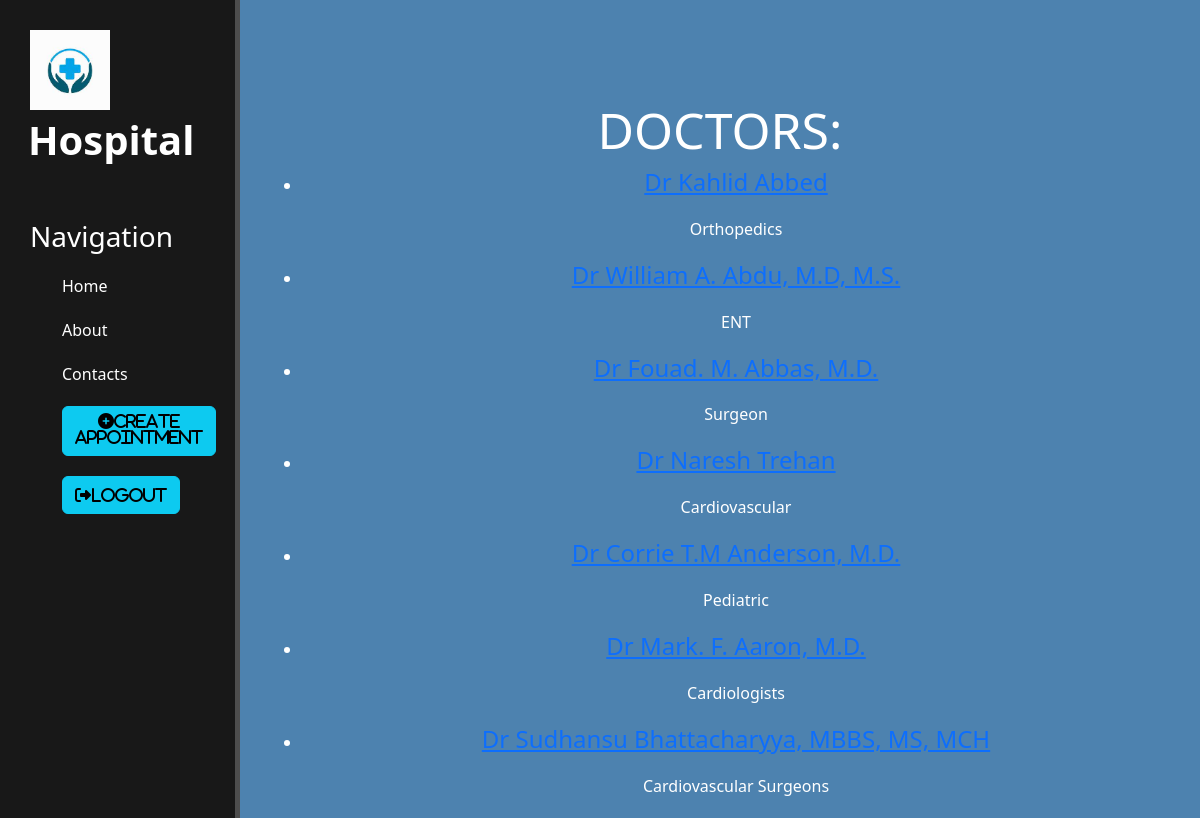
The app's page /home/ (signed in) with its own data.
### main_page/models.py (models this page shows, shortened)
class Doctor(models.Model):
    name = models.CharField(max_length=100)
    specialization = models.CharField(max_length=100)
    address = models.CharField(max_length=100)
    phone = models.CharField(max_length=100)
    experience = models.CharField(max_length=100)
    class Meta:
        verbose_name = "Doctor"
        verbose_name_plural = "Doctors"

### main_page/views.py (the view)
# urls.py: path('home/', DoctorsList.as_view(),name="home"),
class DoctorsList(ListView):
    model = Doctor
    template_name = 'main_page/home.html'
    context_object_name = 'doctors'

### templates/main_page/home.html
{%extends 'main_page/layout.html'%}
{%block content%}
<div class="features">
    <h1>DOCTORS:</h1>
        <ul>
            {% for doctor in doctors %}
            <li>
               <a href="{% url 'doctor_detail' doctor.pk %}"><h4>{{doctor.name}}</h4></a>
               <p>{{doctor.specialization}}</p>
            </li>
            {% endfor %}
        </ul>
</div>
{%endblock%}

### templates/main_page/layout.html (shortened to what this page needs)
{% load static %}
<!DOCTYPE html>
<html lang="en">
  <head>
    <link
      rel="stylesheet"
      href="https://use.fontawesome.com/releases/v4.7.0/css/all.css"
    />
    <link
      rel="stylesheet"
      href="https://cdn.jsdelivr.net/npm/bootstrap@5.3.2/dist/css/bootstrap.min.css"
    />
    <link rel="stylesheet" href="{% static 'main_page/css/main.css' %}" />
  </head>
  <body>
    {% if request.user.is_authenticated %}
    <aside>
      <img src="{% static 'main_page/img/logo.jpg' %}" alt="LOGO" />
      <span class="logo">Hospital</span>
      <h3>Navigation</h3>
      <ul>
        <a href="{% url 'home' %}"
          ><li>Home</li></a
        >
        <a href="{% url 'about' %}"
          ><li>About</li></a
        >
        <a href="{% url 'contacts' %}"><li>Contacts</li></a>
        <a href="{% url 'appointment_create' %}"><li><button class="btn btn-info"><i class="fas fa-plus-circle">Create Appointment</i></button></li></a>
        <a href="{% url 'appointment_create' %}"><li><button class="btn btn-info"><i class="fas fa-sign-out-alt">LogOut</i></button></li></a>
      </ul>
    </aside>
    <main>{% block content %} {% endblock %}</main>
    {% else %}
    <a href="{% url 'login' %}"><button class="btn btn-primary"><i class="fas fa-sign-in-alt">Login</i></button></a>
    <a href="{% url 'signup' %}"><button class="btn btn-primary"><i class="fas fa-sign-in-alt">SignUp</i></button></a>
    {% endif %}
  </body>
</html>

### main_page/static/main_page/css/main.css (style rules this page uses)
body { background-color: rgb(77, 130, 175); position: relative; }
aside { float: left; background-color: #181818; width: 20%; padding: 2.5%; height: 100%; color: #fff; border-right:5px solid #4d4d4d; position: fixed; }
aside img { width: 80px; float: left; }
aside .logo { font-size: 40px; margin-left:10px; font-weight:bold ; position: relative; right: 12px; }
aside h3 { margin-top: 50px; font-size: 28px; }
aside ul { list-style: none; }
aside ul li { color: #fff; display: block; margin-top: 20px; transition: trasform .6s ease; }
aside ul a { text-decoration: none; }
main .features { float:left; color: #fff; margin-top: 100px; text-align: center; width: 75%; margin-left: 270px; }
main .features h1 { font-size: 50px; }
main .features p { max-width: 400px; margin: 20px auto; }

### records on screen
Doctor: name "Dr Kahlid Abbed", specialization "Orthopedics"
Doctor: name "Dr William A. Abdu, M.D, M.S.", specialization "ENT"
Doctor: name "Dr Fouad. M. Abbas, M.D.", specialization "Surgeon"
Doctor: name "Dr Naresh Trehan", specialization "Cardiovascular"
Doctor: name "Dr Corrie T.M Anderson, M.D.", specialization "Pediatric"
Doctor: name "Dr Mark. F. Aaron, M.D.", specialization "Cardiologists"
Doctor: name "Dr Sudhansu Bhattacharyya, MBBS, MS, MCH", specialization "Cardiovascular Surgeons"
